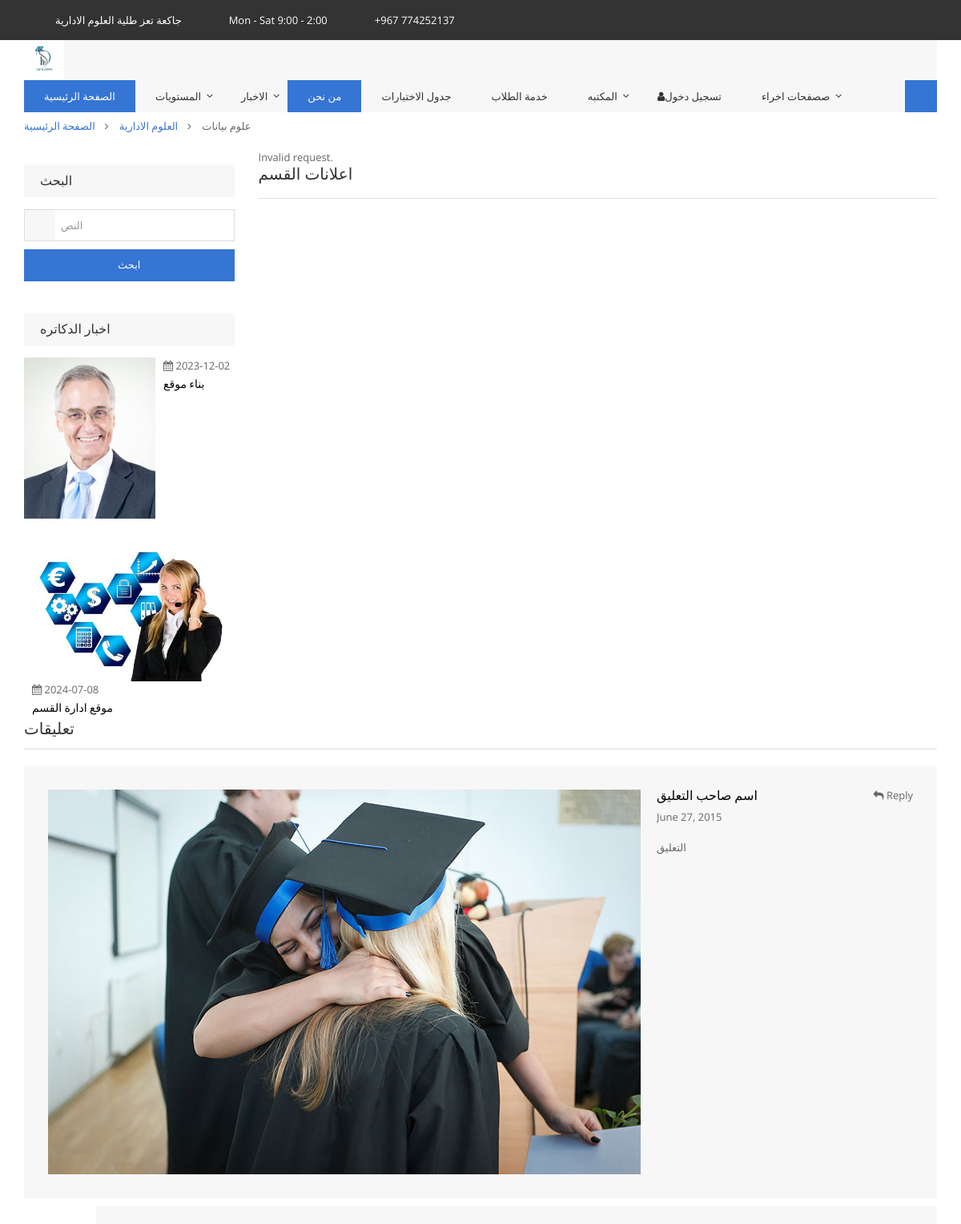
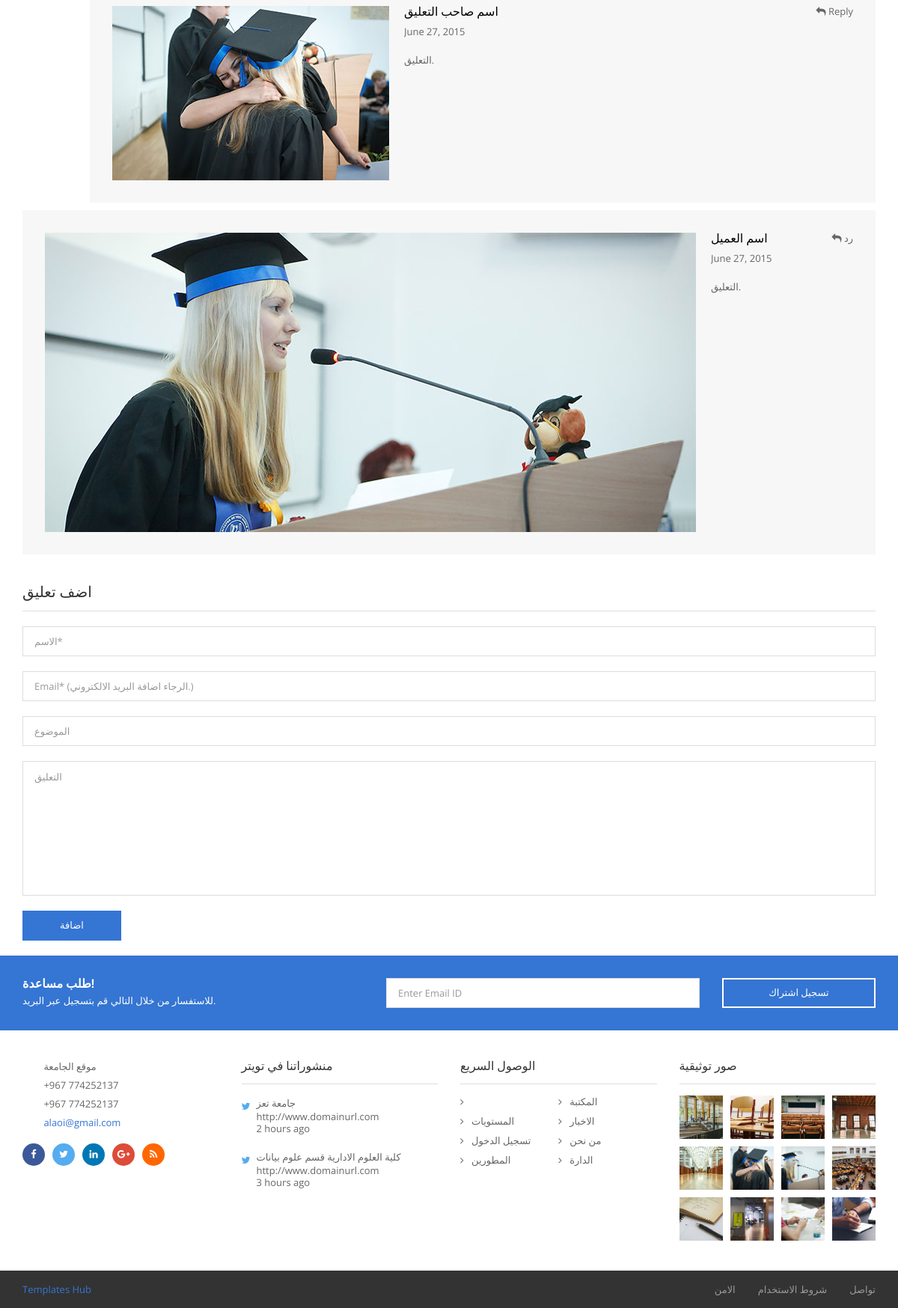
Screenshot of /banner_ditails.php with the database file from the repository (2 pictures, top to bottom).
### tables this page shows
CREATE TABLE `bannerdepart` (
  `id` int(11) NOT NULL,
  `namedoctor` varchar(100) NOT NULL,
  `description` varchar(200) NOT NULL,
  `descriptiontitle` varchar(100) NOT NULL,
  `image` varchar(200) NOT NULL,
  `descimage` varchar(200) NOT NULL,
  `datebanner` date NOT NULL
);

### banner_ditails.php (the view, shortened to what this page needs)
<?php require "common/header.php"; ?>
<?php require "connection/connection.php"; ?>
<div class="tg-innerbanner">
    <div class="container">
        <div class="row">
            <div class="col-xs-12 col-sm-12 col-md-12 col-lg-12">
                <ol class="tg-breadcrumb">
                    <li><a href="index.php">الصفحة الرئيسية</a></li>
                    <li><a href="javascript:void(0);">العلوم الادارية</a></li>
                    <li class="tg-active">علوم بيانات</li>
                </ol>
            </div>
        </div>
    </div>
</div>
<main id="tg-main" class="tg-main tg-haslayout">
    <div class="container">
        <div class="row">
            <div id="tg-twocolumns" class="tg-twocolumns">
                <div class="col-xs-12 col-sm-8 col-md-9 col-lg-9 pull-right">
                    <div id="tg-content" class="tg-content">
                        <div class="tg-detailpage tg-eventdetailpage">
                            <?php
                if (isset($_GET['id'])) {
                    $id = $_GET['id'];
                    $sql = "SELECT * FROM bannercolleg WHERE id = $id";
                    $result = $conn->query($sql);
                    if ($result->num_rows > 0) {
                        $row = $result->fetch_assoc();
                ?>
                            <article class="tg-themepost tg-eventpost">
                                <div class="tg-themepostcontent">
                                    <ul class="tg-themeposttags">
                                        <li><a href="javascript:void(0);">بيانات</a></li>
                                        <li><a href="javascript:void(0);">علوم</a></li>
                                    </ul>
                                    <div class="tg-themeposttitle">
                                        <h1><?= $row['name'] ;?></h1>
                                    </div>
                                </div>
                                <figure class="tg-featuredimg">
                                    <img src="admin/images/banner/<?= $row['image'] ;?>" alt=" image description">
                                </figure>
                                <div id="tg-eventcounter" class="tg-eventcounter tg-counter"></div>
                                <div class="tg-description">
                                    <h3>الوصف الاول</h3>
                                    <p><?= $row['short'] ;?></p>
                                    <h3>الوصف العام</h3>
                                    <ul class="tg-ullist tg-liststyledot">
                                        <li><?= $row['description']; ?></li>
                                    </ul>
                                    <div class="clea8rfix"></div>
                                    <h3>وسائل التواصل </h3>
                                    <ul class="tg-socialicons">
                                        <li class="tg-facebook"><a href="javascript:void(0);"><i
                                                    class="fa fa-facebook"></i></a></li>
                                        <li class="tg-twitter"><a href="javascript:void(0);"><i
                                                    class="fa fa-twitter"></i></a></li>
                                        <li class="tg-linkedin"><a href="javascript:void(0);"><i
                                                    class="fa fa-linkedin"></i></a></li>
                                        <li class="tg-googleplus"><a href="javascript:void(0);"><i
                                                    class="fa fa-google-plus"></i></a></li>
                                        <li class="tg-rss"><a href="javascript:void(0);"><i class="fa fa-rss"></i></a>
                                        </li>
                                    </ul>
                                </div>
                            </article>
                            <?php  } else {  echo " لايوجد وصف ."; }
                               } else { echo "Invalid request.";  }
                               ?>
                            <div class="tg-relatedthemeposts">
                                <div class="tg-borderheading">
                                    <h2>اعلانات القسم</h2>
                                </div>
                            </div>
                        </div>
                    </div>
                </div>
                <div class="col-xs-12 col-sm-4 col-md-3 col-lg-3 pull-left">
                    <aside id="tg-sidebar" class="tg-sidebar">
                        <div class="tg-widget tg-widgetsearchcourse">
                            <div class="tg-widgettitle">
                                <h3>البحث</h3>
                            </div>
                            <div class="tg-widgetcontent">
                                <form class="tg-formtheme tg-formsearchcourse">
                                    <fieldset>
                                        <div class="tg-inputwithicon">
                                            <i class="icon-book"></i>
                                            <input type="search" name="keyword" class="form-control" placeholder="النص">
                                        </div>
                                        <button type="submit" class="tg-btn">ابحث </button>
                                    </fieldset>
                                </form>
                            </div>
                        </div>
                        <div class="tg-widget tg-widgetlatestcourses">
                            <div class="tg-widgettitle">
                                <h3>اخبار الدكاتره</h3>
                            </div>
                            <div class="tg-widgetcontent">
                                <?php
                                    $bannerr = mysqli_query($conn, "SELECT * FROM bannerdepart  ");
                                    while ($doc = mysqli_fetch_assoc($bannerr)) {
                                    ?>
                                <article class="tg-campus tg-campusleftthumb">
                                    <figure class="tg-featuredimg">
                                        <a href="doctro_ditails.php?id=<?= $doc['id'] ?>">
                                            <img src="admin/images/banner/<?= $doc['image'] ;?>"
                                                alt="image description">
                                        </a>
                                    </figure>
                                    <div class="tg-campuscontent">
                                        <div class="tg-datetime">
                                            <i class="fa fa-calendar"></i>
                                            <span><?= $doc['datebanner'] ;?></span>
                                        </div>
                                        <div class="tg-campustitle">
                                            <h3><a
                                                    href="doctro_ditails.php?id=<?= $doc['id'] ?>"><?= $doc['descriptiontitle'] ;?></a>
                                            </h3>
                                        </div>
                                    </div>
                                </article>
                                <?php } ?>
                            </div>
                        </div>
                    </aside>
                </div>
                <div class="col-md-12 ">
                    <div class="tg-commentssection">
                        <div class="tg-titleborder">
                            <h2>تعليقات</h2>
                        </div>
                        <ul id="tg-comments" class="tg-comments">
                            <li>
                                <div class="tg-comment">
                                    <figure><a href="javascript:void(0);"><img src="images/img-19.jpg"
                                                alt="image description"></a>
                                    </figure>
                                    <div class="tg-commentcontent">
                                        <div class="tg-commenthead">
                                            <h4><a href="javascript:void(0);">اسم صاحب التعليق</a></h4>
                                            <span>June 27, 2015</span>
                                            <a class="tg-btncommentreply" href="javascript:void(0);">
                                                <i class="fa fa-reply"></i>
                                                <em>reply</em>
                                            </a>
                                        </div>
                                        <div class="tg-description">
                                            <p>التعليق</p>
                                        </div>
                                    </div>
                                </div>
                                <ul class="tg-commentchild">
                                    <li>
                                        <div class="tg-comment">
                                            <figure><a href="javascript:void(0);"><img src="images/img-20.jpg"
                                                        alt="image description"></a></figure>
                                            <div class="tg-commentcontent">
                                                <div class="tg-commenthead">
                                                    <h4><a href="javascript:void(0);">اسم صاحب التعليق</a></h4>
                                                    <span>June 27, 2015</span>
                                                    <a class="tg-btncommentreply" href="javascript:void(0);">
                                                        <i class="fa fa-reply"></i>
                                                        <em>reply</em>
                                                    </a>
                                                </div>
                                                <div class="tg-description">
                                                    <p>التعليق.</p>
                                                </div>
                                            </div>
                                        </div>
                                    </li>
                                </ul>
                            </li>
                            <li>
                                <div class="tg-comment">
                                    <figure><a href="javascript:void(0);"><img src="images/img-21.jpg"
                                                alt="image description"></a>
                                    </figure>
                                    <div class="tg-commentcontent">
                                        <div class="tg-commenthead">
                                            <h4><a href="javascript:void(0);">اسم العميل</a></h4>
                                            <span>June 27, 2015</span>
                                            <a class="tg-btncommentreply" href="javascript:void(0);">
                                                <i class="fa fa-reply"></i>
                                                <em>رد</em>
                                            </a>
                                        </div>
                                        <div class="tg-description">
                                            <p>التعليق.</p>
                                        </div>
                                    </div>
                                </div>
                            </li>
                        </ul>
                    </div>
                    <div class="tg-postcomments">
                        <div class="tg-titleborder">
                            <h2>اضف تعليق</h2>
                        </div>
                        <form class="tg-formtheme tg-formpostcomment">
                            <fieldset>
                                <div class="form-group">
                                    <input type="text" name="name" class="form-control" placeholder="الاسم*">
                                </div>
                                <div class="form-group">
                                    <input type="email" name="email" class="form-control"
                                        placeholder="Email* (الرجاء اضافة البريد الالكتروني.)">
                                </div>
                                <div class="form-group">
                                    <input type="text" name="subject" class="form-control" placeholder="الموضوع">
                                </div>
                                <div class="form-group">
                                    <textarea name="Comment" class="form-control" placeholder="التعليق"></textarea>
                                </div>
                                <button class="tg-btn" type="submit">اضافة</button>
                            </fieldset>
                        </form>
                    </div>
                </div>
            </div>
        </div>
    </div>
</main>
<?php include('common/footer.php') ?>

### rows the page displays
bannerdepart: image (picture), datebanner "2023-12-02", descriptiontitle "بناء موقع"
bannerdepart: image (picture), datebanner "2024-07-08", descriptiontitle "موقع ادارة القسم"
